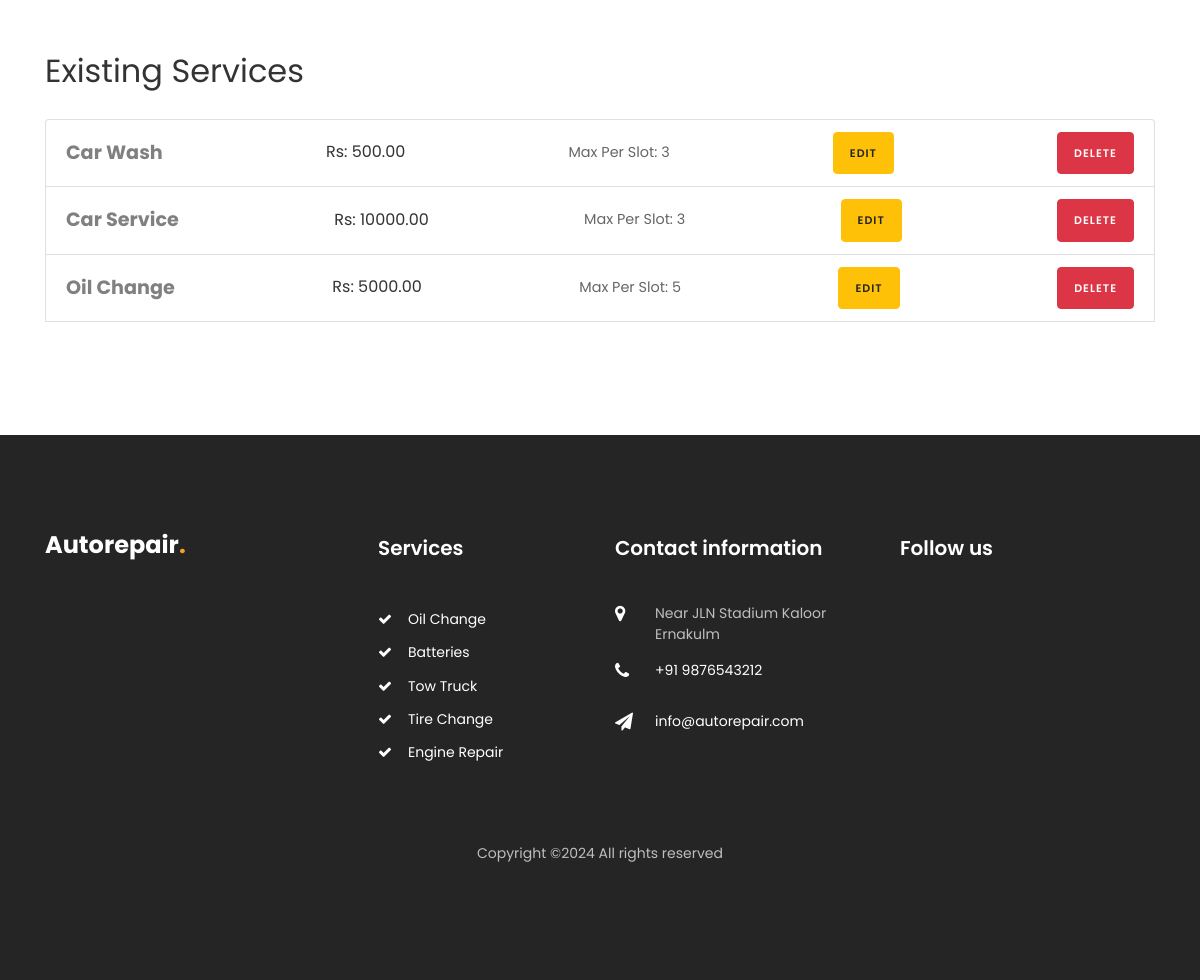
Page /garage_services/ (signed in, lower part) on the earlier database version.
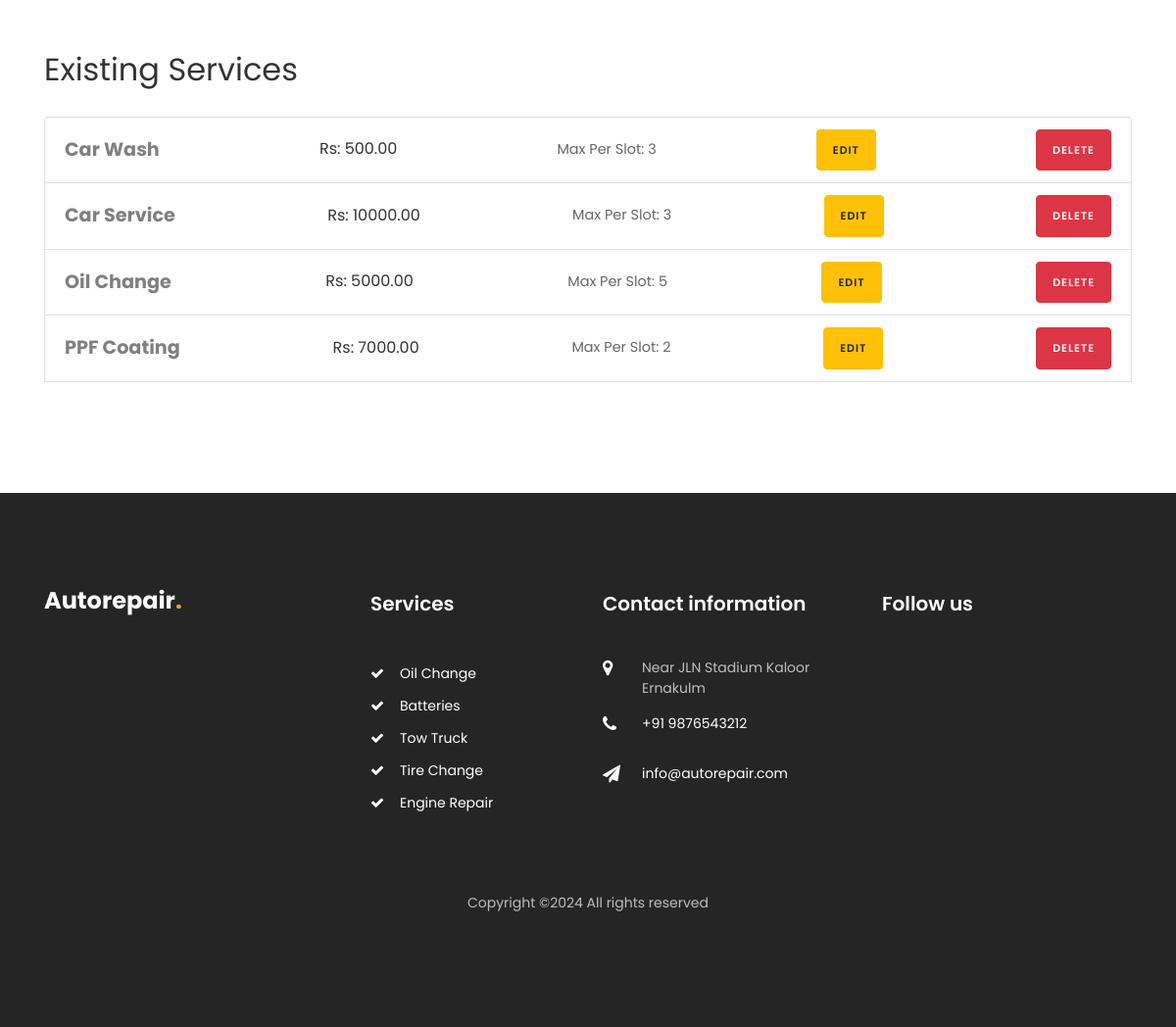
Same page on the later database version.
### car/models.py (models this page shows, shortened)
class GarageService(models.Model):
    garage = models.ForeignKey(Garage, on_delete=models.CASCADE, related_name='services')
    service_name = models.CharField(max_length=255)
    price = models.DecimalField(max_digits=10, decimal_places=2)
    max_per_slot = models.PositiveIntegerField()

### car/views.py (the view, shortened to what this page needs)
# urls.py: path('garage_services/', views.garage_services, name='garage_services'),
@login_required
def garage_services(request):
    garage = get_object_or_404(Garage, user=request.user)
    services = GarageService.objects.filter(garage=garage)
    return render(request, 'garage_services.html', {
        'services': services,
        'garage': garage,  # Ensure this is passed to the template
    })

### templates/garage_services.html (shortened to what the changed rows need)
{% load static %}
<!DOCTYPE html>
<html lang="en">
  <head>
    <link rel="stylesheet" href="https://stackpath.bootstrapcdn.com/font-awesome/4.7.0/css/font-awesome.min.css">
    <link rel="stylesheet" href="{% static 'css/animate.css' %}">
    <link rel="stylesheet" href="{% static 'css/owl.carousel.min.css' %}">
    <link rel="stylesheet" href="{% static 'css/owl.theme.default.min.css' %}">
    <link rel="stylesheet" href="{% static 'css/magnific-popup.css' %}">
    <link rel="stylesheet" href="{% static 'css/bootstrap-datepicker.css' %}">
    <link rel="stylesheet" href="{% static 'css/jquery.timepicker.css' %}">
    <link rel="stylesheet" href="{% static 'css/flaticon.css' %}">
    <link rel="stylesheet" href="{% static 'css/style.css' %}">
  </head>
  <body>
    <section class="ftco-section">
      <div class="container">
          <h2 class="mb-4 mt-5">Existing Services</h2>
          <ul class="list-unstyled">
              {% for service in services %}
              <li class="list-group-item">
                  <div class="service-info">
                      <strong>{{ service.service_name }}</strong>
                      <span class="price">Rs: {{ service.price }}</span>
                      <span class="max-per-slot">Max Per Slot: {{ service.max_per_slot }}</span>
                      <a href="#" class="btn btn-warning btn-sm" data-toggle="modal" data-target="#editModal{{ service.id }}">Edit</a>
                      <form method="post" action="{% url 'delete_service' service.id %}" style="display:inline;">
                          <button type="submit" class="btn btn-danger btn-sm">Delete</button>
                      </form>
                  </div>
              </li>
              {% empty %}
              <li>No services available.</li>
              {% endfor %}
          </ul>
      </div>
  </section>
    <footer class="footer ftco-section">
      <div class="container">
        <div class="row mb-5">
          <div class="col-md-6 col-lg">
            <div class="ftco-footer-widget mb-4">
              <h2 class="logo"><a href="/">Autorepair<span>.</span></a></h2>
            </div>
          </div>
          <div class="col-md-6 col-lg">
            <div class="ftco-footer-widget mb-4 ml-md-5">
              <h2 class="ftco-heading-2">Services</h2>
            </div>
          </div>
          <div class="col-md-6 col-lg">
            <div class="ftco-footer-widget mb-4">
            	<h2 class="ftco-heading-2">Contact information</h2>
            </div>
          </div>
          <div class="col-md-6 col-lg">
             <div class="ftco-footer-widget mb-4">
              <h2 class="ftco-heading-2">Follow us</h2>
            </div>
          </div>
        </div>
      </div>
    </footer>
  </body>
</html>

Differences in the rows shown:
added GarageService: service_name "PPF Coating", price "7000.00", max_per_slot "2"
